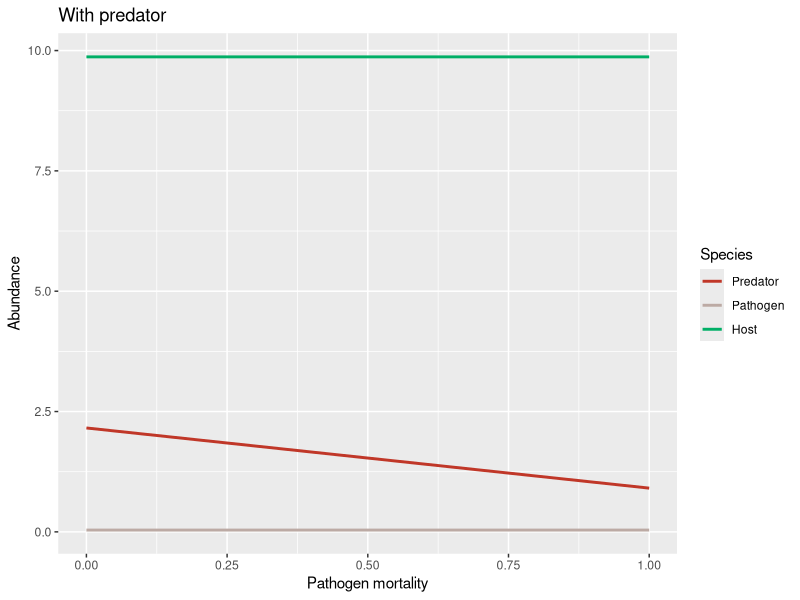
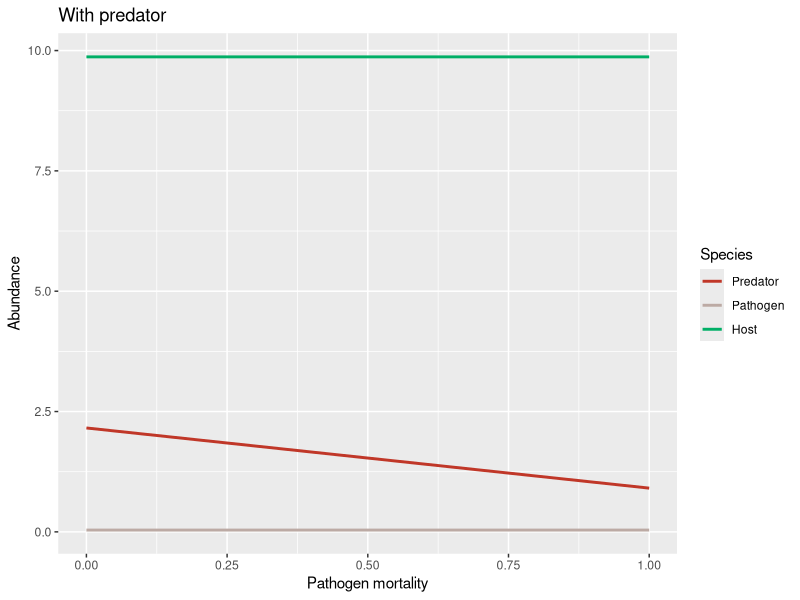

R code for these plots, in order:
library(deSolve)
library(tidyverse)
library(pracma) 

#### ODE setup----
Model <- function(times, state, parms) {
  with(as.list(c(state, parms)), {
    dH_dt = (h1 * o1 * P1 * H) - (d * H)
    dP1_dt = e1 * a1 * P1 * S - o1 * P1 * H - m1 * P1
    dS_dt = r * S * (1-S/K) - a1 * P1 * S 
    return(list(c(dH_dt, dP1_dt, dS_dt)))
  })
}

### Model parameters ----

times <- seq(0, 6000, by = 0.1)
#state <- c(H = 1, P1H = 0, P2H = 0, P1 = 2, P2 = 2, S = 5)
state <- c(H = 0.1, P1 = 0.1, S = 0.2)
#Change alpha and beta--
parms <- c(r = 1, K = 10,
           a1 = 0.35, psi1 = 1, e1 = 0.5,
           b1 = 0.2, m1 = 0.8, e1H = 0.5,
           o1 = 0.8, h1 = 1, c1 = 0.9, d = 0.03, DL = 0)

comp_out = expand.grid(m1 = seq(0, 1, by = 0.1))

#### Create saving space for simulation output----
#combine different parameters and different state variables together
comp_out <- as.data.frame(cbind(comp_out,
                                matrix(0, 
                                       nrow = dim(comp_out)[1],
                                       ###dim(data)[1] is the number of row of data; [2] is col
                                       ncol = length(state))))
names(comp_out) <- c("m1", "H", "P1", "S")


#### Simulate the ODE across the parameter space----
start_time <- Sys.time()
for(i in 1:dim(comp_out)[1]){
  
  temp_parms = parms
  temp_parms["m1"] <- comp_out[i, ]$m1
  
  temp_out <- ode(func = Model, 
                  times = times, 
                  y = state, 
                  parms = temp_parms)

  N_final <- nrow(temp_out)
  comp_out[i, 2:4] = temp_out[N_final, -1] #抓取最後一列的資料，排除時間
}
end_time <- Sys.time()
end_time - start_time


####Plot the result----

###bifurcation plot
comp_out %>%
  select(c(m1, H, P1, S, P1)) %>% #m1, H, P1, S
  #mutate(Total = P1H + P1 + H + S) %>%
  pivot_longer(names_to = "Species", values_to = "Abundance", -c(m1)) %>%
  ggplot(aes(x = m1, y = Abundance, color = Species)) +
  geom_line(lwd = 1) + 
  labs(title = "With predator", x = "Pathogen mortality", y = "Abundance", color = "Species")+
  scale_colour_manual(labels = 
                        c("P1" = "Pathogen", "P1H" = expression(P[1/H]),
                          "S" = "Host", "H" = "Predator", "Total" = "Total"),
                      values = c("P1" = "#BCAAA4", "P1H" = "#82491E",
                                 "S" = "#00AF66", "H" = "#C03728", "Total" = "blue"))


ggsave("5min predator.png", width = 15, height = 11, units = "cm", dpi = 800)
##Save the simulation result
#saveRDS(comp_out, "SS2")
